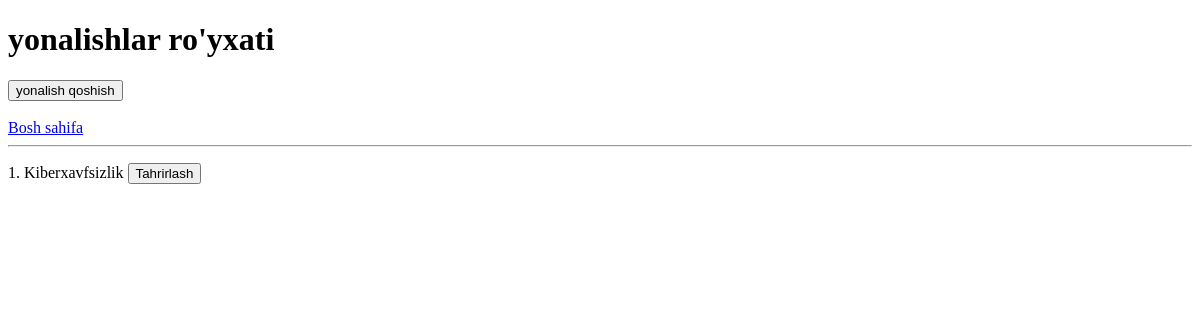
The app's page /yonalishlar/, older data.
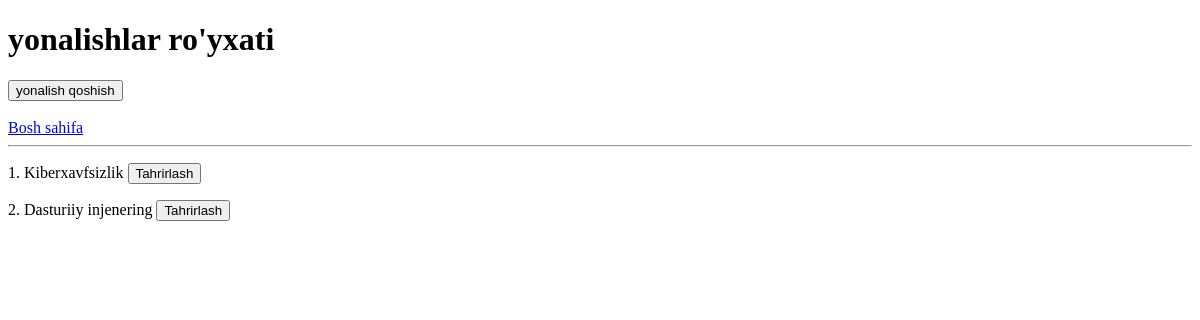
The same page, newer data.
### mainapp/models.py (models this page shows, shortened)
class Yonalish(models.Model):
    nom = models.CharField(max_length=100)
    aktiv = models.BooleanField()

### mainapp/views.py (the view)
# urls.py: path('yonalishlar/', yonalishlar_view),
def yonalishlar_view(request):
    yonalishlar = Yonalish.objects.all()
    context = {
        'yonalishlar': yonalishlar,
    }
    return render(request, 'yonalishlar.html', context)

### templates/yonalishlar.html (shortened to what this page needs)
<!DOCTYPE html>
<html lang="en">
<head>
</head>
<body>
    <h1>yonalishlar ro'yxati</h1>
    <a href="/yonalish_qoshish"><button>yonalish qoshish</button></a>
    <br><br>
    <a href="/">Bosh sahifa</a>
    <hr>
    {% for yonalish in yonalishlar %}
        <p>{{ forloop.counter }}.
            {{ yonalish.nom }}
            <a href="/yonalishlar/{{ yonalish.id }}/tahrirlash/">
                <button>Tahrirlash</button>
            </a>
        </p>
    {% endfor %}
</body>
</html>

Row changes from the older to the newer data that the page shows:
added Yonalish: nom "Dasturiiy injenering"
